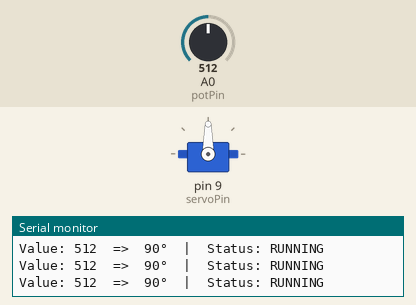
Bench run of a sketch on a simulated Arduino Uno, built with avr-gcc and run on an emulated ATmega328P. On the bench: servo, the last lines printed to the serial monitor. Inputs (shaded band) come from the test bench; at power-on: A0 (potPin) = 512.

Above: at 1.2 s.
1.3 s: A0 (potPin) set to 38
At 2.0 s:
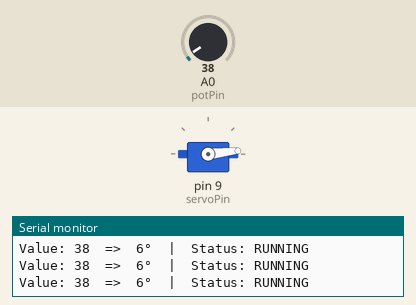
2.8 s: A0 (potPin) set to 32
At 3.5 s:
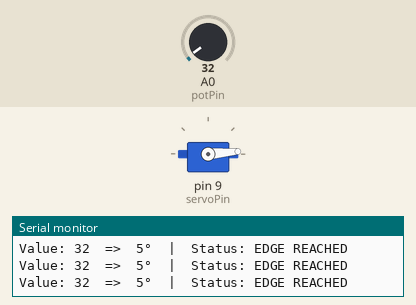
4.8 s: A0 (potPin) set to 122
At 5.5 s:
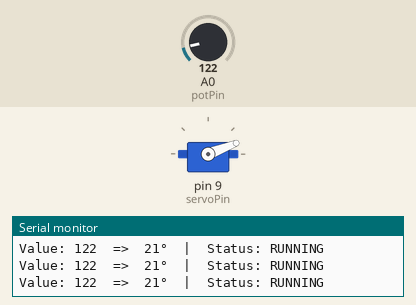
6.3 s: A0 (potPin) set to 306
At 7.1 s:
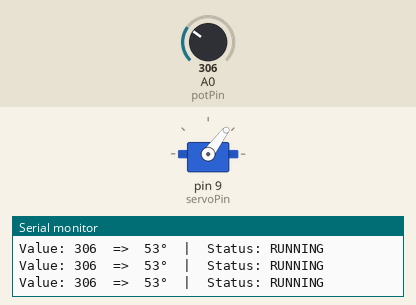
7.8 s: A0 (potPin) set to 559
At 8.7 s:
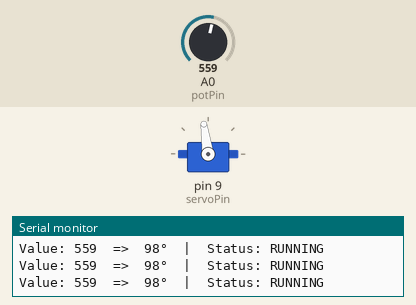
9.3 s: A0 (potPin) set to 577
At 10.2 s:
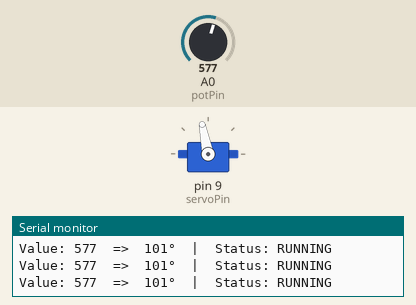
Timing chart, 0 to 11.8 s (numbered marks = the images above; inputs shaded):
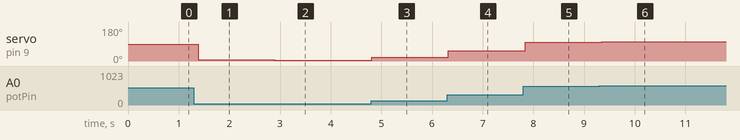

Measured:
- after the input at 1.3 s, servo on pin 9 (servoPin): 90° → 6° after 0.09 s
- after the input at 2.8 s, servo on pin 9 (servoPin): 6° → 5° after 0.10 s
- after the input at 4.8 s, servo on pin 9 (servoPin): 5° → 21° at once
- after the input at 6.3 s, servo on pin 9 (servoPin): 21° → 53° at once
- after the input at 7.8 s, servo on pin 9 (servoPin): 53° → 98° at once
- after the input at 9.3 s, servo on pin 9 (servoPin): 98° → 101° after 0.05 s

The sketch:

ServoControlwithMonitoring.ino
```cpp
#include <Servo.h>

Servo myservo;
const int potPin = A0;
const int servoPin = 9;

void setup() {
  myservo.attach(servoPin);
  Serial.begin(9600);

  // Καλωσόρισμα στο Serial Monitor
  Serial.println("--- System Ready ---");
  Serial.println("Raw_Analog | Servo_Degrees | Status");
  Serial.println("------------------------------------");
}

void loop() {
  int rawValue = analogRead(potPin); // Διάβασμα ποτενσιόμετρου
  int degrees = map(rawValue, 0, 1023, 0, 180); // Μετατροπή σε μοίρες

  myservo.write(degrees); // Κίνηση Servo

  // Εμφάνιση των δεδομένων σε μία γραμμή για ευκολία
  Serial.print("Value: ");
  Serial.print(rawValue);      // Η τιμή από το A0
  Serial.print("  =>  ");
  Serial.print(degrees);       // Οι μοίρες
  Serial.print("°  |  Status: ");

  // Έλεγχος κατάστασης (Status)
  if (degrees > 5 && degrees < 175) {
    Serial.println("RUNNING");
  } else {
    Serial.println("EDGE REACHED"); // Όταν φτάνει στα όρια 0 ή 180
  }

  delay(100); // Μικρή καθυστέρηση για να προλαβαίνεις να διαβάζεις το monitor
}
```
